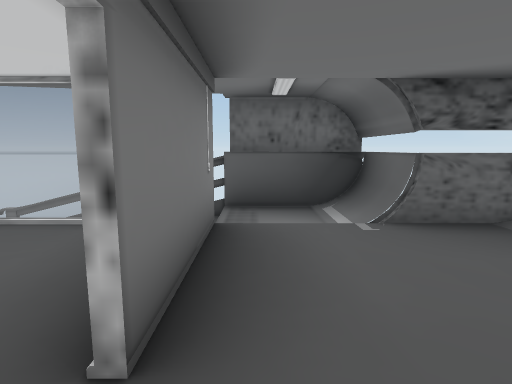
view 1 (above)

16 first-person views from a walk through a scene from a Unity 3-D project. The camera is 1.4 m above the floor, tilts 8° down and sees 80° across. The floor is counted in squares, 1 m on a side. Each view is taken from the middle of a square. On the plan, view 1 faces up. The plan holds only what a view shows up to about 14 squares ahead; the rest is blank. The place goes on beyond the plan. The player is left out. Door leaves are left out, so doorways stand open.

view 2
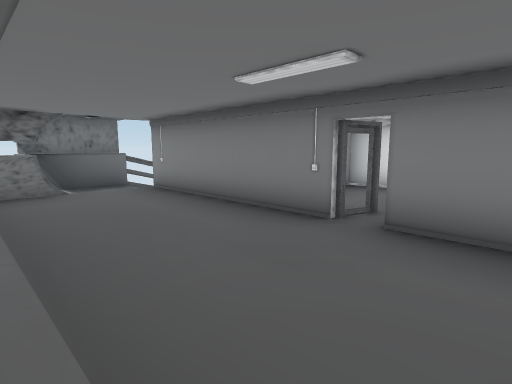

view 3
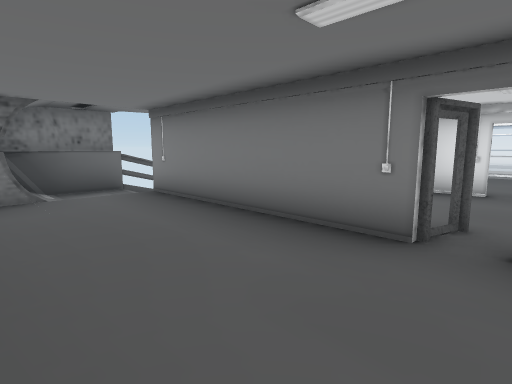

view 4
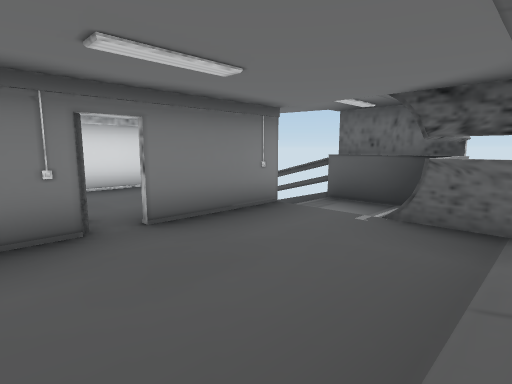

view 5
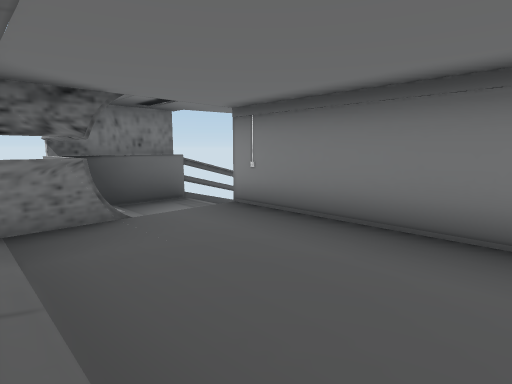

view 6
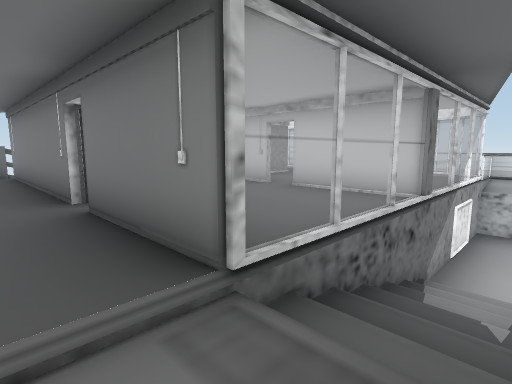

view 7
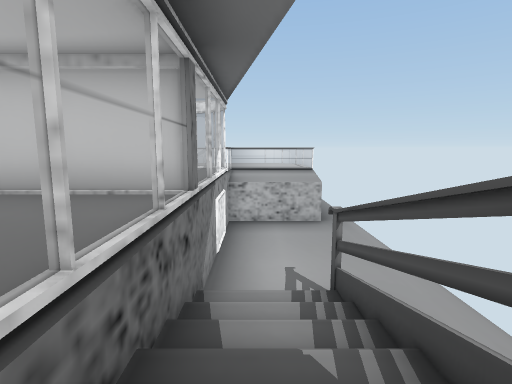

view 8
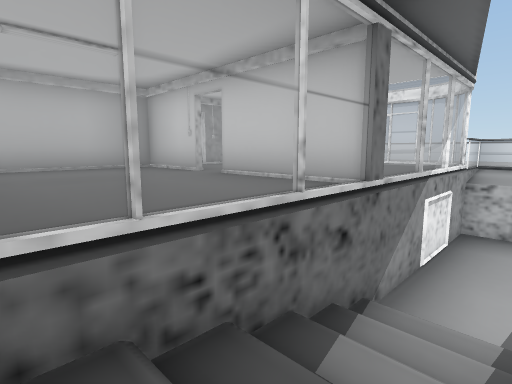

view 9
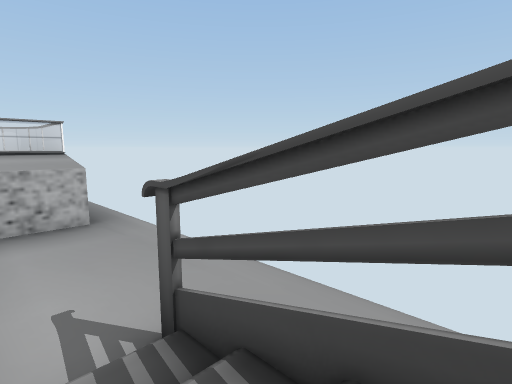

view 10
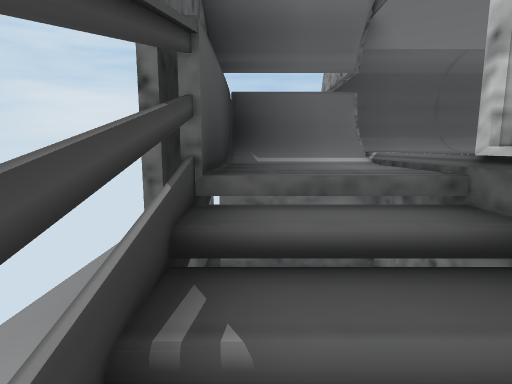

view 11
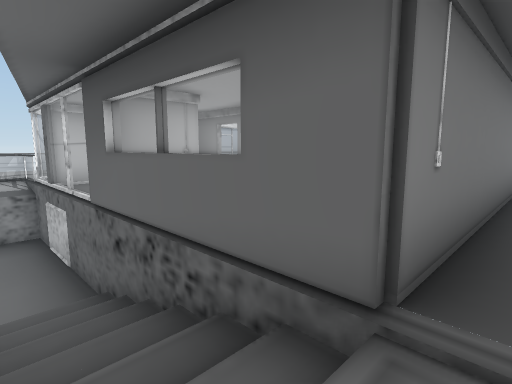

view 12
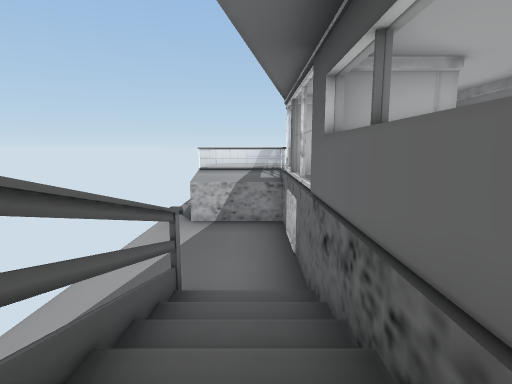

view 13
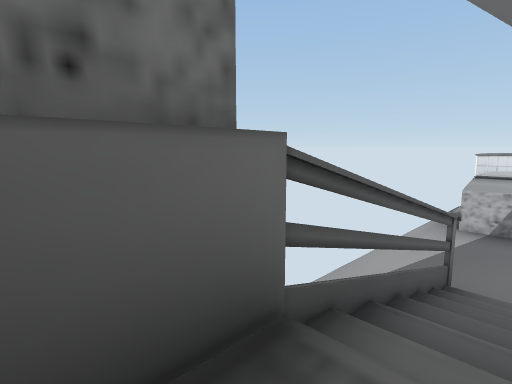

view 14
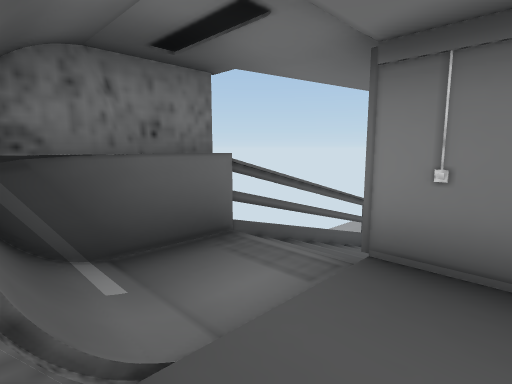

view 15
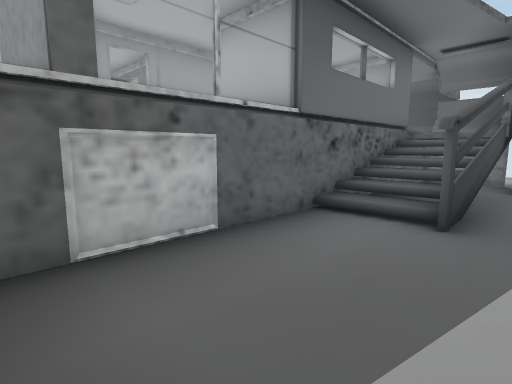

view 16
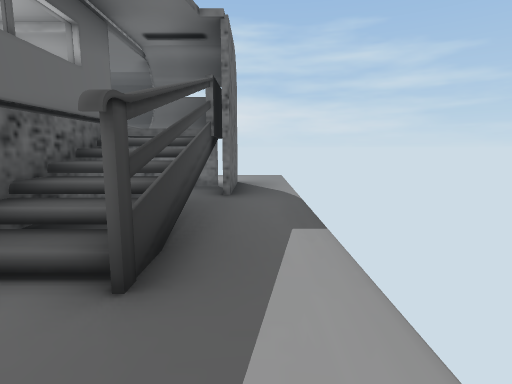

### Floor plan
Key: @ floor where view 1 was taken; # wall or solid block; x gap in a wall; . main floor; - floor 0.25 m lower than the main floor; _ floor 2.25 m lower than the main floor; / step, stairs or slope; D open door; = window, fence, low wall or low ledge.
Columns run from 14 left of view 1 to 5 right of it. Each row starts with its distance up from view 1.
 11        __    __
 10 #________    _
  9 #______##=##x#####
  8 #______///////--//
  7 #______///////--//
  6 #=#=#==#=#===#///#=
  5        #     #...../
  4        #.....#...../
  3        #.....#...../
  2        #.....x...../
  1        .... DD...../
  0        #... ##@..../
 -1        #.... #...../
 -2        #######...../
 -3              #...../
 -4              #...../
 -5              #...../
 -6              #...../
 -7              #...../
 -8 ##############///#
 -9 #______///////--//
-10 #______///////--//
-11 #______##=##x#####
-12 #__________________
-13        ____________

Where each view was taken, in squares from view 1:
view 1: 0 up, 0 right, facing up
view 2: 4 up, 5 right, facing down-left
view 3: 2 up, 4 right, facing down-left
view 4: 1 down, 5 right, facing up-left
view 5: 1 down, 5 right, facing down-left
view 6: 8 up, 1 right, facing down-left
view 7: 7 up, 1 left, facing left
view 8: 8 up, 2 left, facing down-left
view 9: 7 up, 4 left, facing up-left
view 10: 8 up, 4 left, facing right
view 11: 10 down, 0 right, facing up-left
view 12: 9 down, 1 left, facing left
view 13: 9 down, 1 right, facing down-left
view 14: 6 down, 3 right, facing down-left
view 15: 12 down, 13 left, facing up-right
view 16: 12 down, 10 left, facing right
